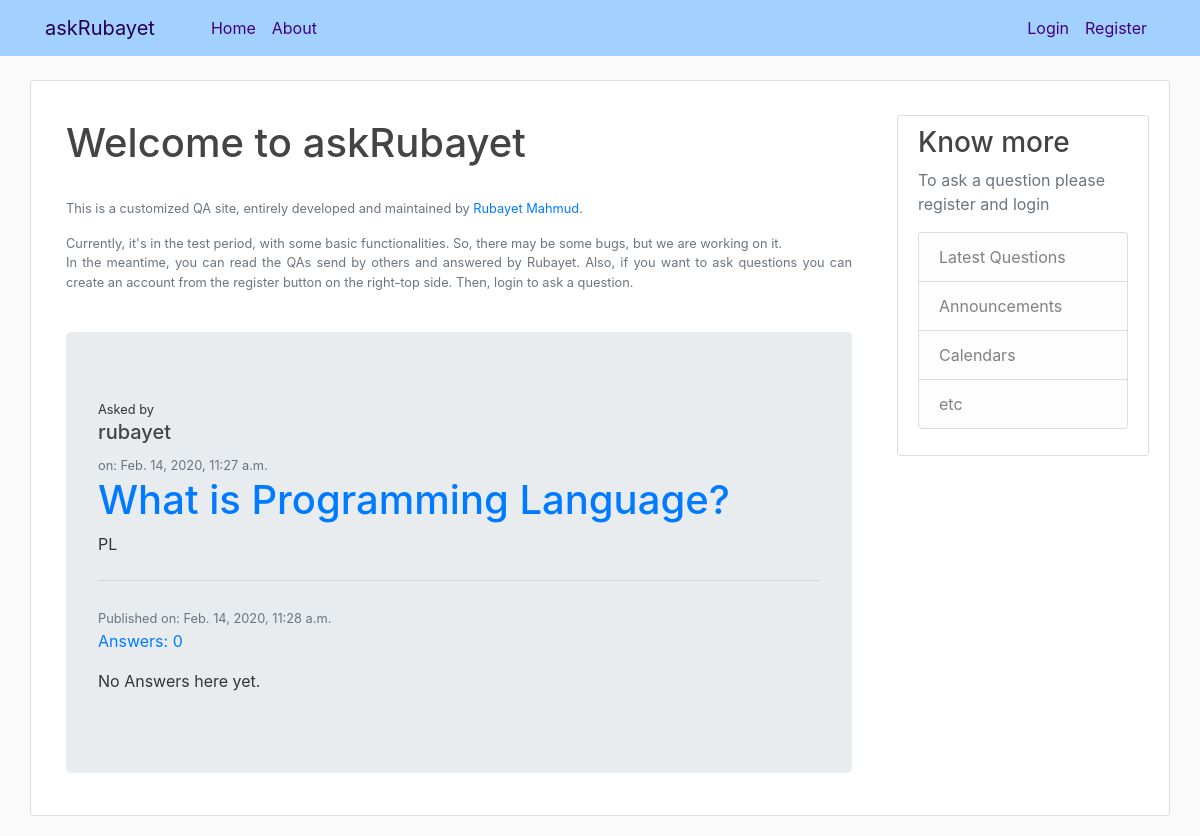
The page / on the database its author committed.
### ask/models.py (models this page shows, shortened)
class Question(models.Model):
    author                  = models.ForeignKey(settings.AUTH_USER_MODEL, on_delete=models.CASCADE)
    title                   = models.CharField(max_length=300)
    optional_description    = models.TextField(blank=True, null=True)
    created_date            = models.DateTimeField(default=timezone.now)
    published_date          = models.DateTimeField(blank=True, null=True)
    def approved_answer(self):
        return self.answer.filter(approved_answer=True)

### ask/views.py (the view)
# urls.py: path('', views.ques_list, name='ques_list'),
def ques_list(request):
    ques = Question.objects.filter(published_date__lte=timezone.now()).order_by('-published_date')
    return render(request, 'ask/ques_list.html', {'ques': ques})

### ask/templates/ask/ques_list.html
{% extends "ask/base.html" %}
{% block content %}
<div class="container">
  {% if not user.is_authenticated %}
     <h1 class="mt-1">Welcome to askRubayet</h1>
     <small class="container text-muted mt-4">
        <p>This is a customized QA site, entirely developed and maintained by
        <a href="https://www.mrubayet.com">Rubayet Mahmud</a>.
        </p>
        <p>
        Currently, it's in the test period, with some basic functionalities.
        So, there may be some bugs, but we are working on it.
        <br>
        In the meantime, you can read the QAs send by others and answered by Rubayet.
        Also, if you want to ask questions you can create an account from
        the register button on the right-top side. Then, login to ask a question.
        </p>
     </small>
 {% endif %}
  {% for que in ques %}
  <div class="jumbotron">
    <small>Asked by</small>
    {% if que.author.first_name %}
      <h5>{{ que.author.first_name }}</h5>
    {% else %}
      <h5>{{ que.author }}</h5>
    {% endif %}
    <small class="text-muted"> on: {{ que.created_date }}</small>
    <h1 class="display-5"><a href="{% url 'ques_detail' pk=que.pk %}">{{ que.title }}</a></h1>
    <p >{{ que.optional_description|linebreaksbr }}</p>
    <hr class="my-4">
    {% if que.published_date %}
      <small class="text-muted">Published on: {{ que.published_date }}</small>
    {% endif %}
    <p class="display-5"><a href="{% url 'ques_detail' pk=que.pk %}">Answers: {{ que.approved_answer.count }}</a></p>
      {% for ans in que.answer.all %}
        {% if ans.approved_answer %}
        <div class="answer">
          <strong>{{ ans.author }}</strong> Says
          <small class="text-muted">on {{ans.created_date }} </small>
          <p class="lead">{{ ans.text }}</p>
        </div>
        {% endif %}
      {% empty %}
        <p>No Answers here yet.</p>
      {% endfor %}
  </div>
  {% empty %}
  <div class="container">
    <p>No Question posted yet.</p>
    <p>  <a href="{% url 'ques_new' %}">Ask a Question now</a>
      or come back later.</p>
  </div>
  {% endfor %}
</div>
{% endblock content %}

### ask/static/ask/main.css (style rules this page uses)
body { background: #fafafa; color: #333333; margin-top: 5rem; }
div { text-align: justify; }
h1, h2, h3, h4, h5, h6 { color: #444444; }

### rows shown on the page
Question: author "rubayet", created_date "Feb. 14, 2020, 11:27 a.m.", title "What is Programming Language?", optional_description "PL", published_date "Feb. 14, 2020, 11:28 a.m.", approved_answer.count "0"
